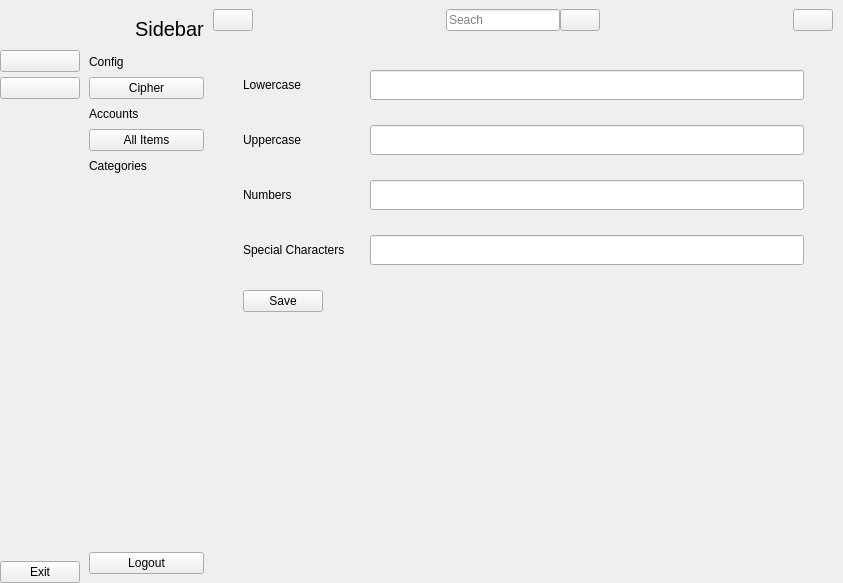
<?xml version="1.0" encoding="UTF-8"?>
<ui version="4.0">
 <class>MainWindow</class>
 <widget class="QMainWindow" name="MainWindow">
  <property name="geometry">
   <rect>
    <x>0</x>
    <y>0</y>
    <width>843</width>
    <height>583</height>
   </rect>
  </property>
  <property name="windowTitle">
   <string>MainWindow</string>
  </property>
  <widget class="QWidget" name="centralwidget">
   <layout class="QGridLayout" name="gridLayout">
    <property name="leftMargin">
     <number>0</number>
    </property>
    <property name="topMargin">
     <number>0</number>
    </property>
    <property name="rightMargin">
     <number>0</number>
    </property>
    <property name="bottomMargin">
     <number>0</number>
    </property>
    <property name="spacing">
     <number>0</number>
    </property>
    <item row="0" column="1">
     <widget class="QWidget" name="full_menu_widget" native="true">
      <layout class="QVBoxLayout" name="verticalLayout_4">
       <item>
        <layout class="QHBoxLayout" name="horizontalLayout_2">
         <item>
          <widget class="QLabel" name="logo_label_2">
           <property name="minimumSize">
            <size>
             <width>40</width>
             <height>40</height>
            </size>
           </property>
           <property name="maximumSize">
            <size>
             <width>40</width>
             <height>40</height>
            </size>
           </property>
           <property name="text">
            <string/>
           </property>
           <property name="pixmap">
            <pixmap resource="static/resource.qrc">:/icon/icon/app_logo.png</pixmap>
           </property>
           <property name="scaledContents">
            <bool>true</bool>
           </property>
          </widget>
         </item>
         <item>
          <widget class="QLabel" name="logo_label_3">
           <property name="font">
            <font>
             <pointsize>15</pointsize>
            </font>
           </property>
           <property name="text">
            <string>Sidebar</string>
           </property>
          </widget>
         </item>
        </layout>
       </item>
       <item>
        <layout class="QVBoxLayout" name="sidebar_btns_2">
         <property name="spacing">
          <number>8</number>
         </property>
         <item>
          <widget class="QLabel" name="vault_text_label">
           <property name="text">
            <string>Config</string>
           </property>
          </widget>
         </item>
         <item>
          <widget class="QPushButton" name="cipher_btn_2">
           <property name="text">
            <string>Cipher</string>
           </property>
           <property name="icon">
            <iconset resource="static/resource.qrc">
             <normaloff>:/icon/icon/vault(off).png</normaloff>
             <normalon>:/icon/icon/vault(on).png</normalon>:/icon/icon/vault(off).png</iconset>
           </property>
           <property name="iconSize">
            <size>
             <width>14</width>
             <height>14</height>
            </size>
           </property>
           <property name="checkable">
            <bool>true</bool>
           </property>
           <property name="autoExclusive">
            <bool>true</bool>
           </property>
          </widget>
         </item>
         <item>
          <widget class="QLabel" name="accounts_text_label">
           <property name="text">
            <string>Accounts</string>
           </property>
          </widget>
         </item>
         <item>
          <widget class="QPushButton" name="accounts_btn_2">
           <property name="text">
            <string>All Items</string>
           </property>
           <property name="icon">
            <iconset resource="static/resource.qrc">
             <normaloff>:/icon/icon/all_items(off).png</normaloff>
             <normalon>:/icon/icon/all_items(on).png</normalon>:/icon/icon/all_items(off).png</iconset>
           </property>
           <property name="iconSize">
            <size>
             <width>14</width>
             <height>14</height>
            </size>
           </property>
           <property name="checkable">
            <bool>true</bool>
           </property>
           <property name="autoExclusive">
            <bool>true</bool>
           </property>
          </widget>
         </item>
         <item>
          <widget class="QLabel" name="categories_text_label">
           <property name="text">
            <string>Categories</string>
           </property>
          </widget>
         </item>
        </layout>
       </item>
       <item>
        <spacer name="verticalSpacer_2">
         <property name="orientation">
          <enum>Qt::Vertical</enum>
         </property>
         <property name="sizeHint" stdset="0">
          <size>
           <width>20</width>
           <height>391</height>
          </size>
         </property>
        </spacer>
       </item>
       <item>
        <widget class="QPushButton" name="logout_btn_2">
         <property name="text">
          <string>Logout</string>
         </property>
        </widget>
       </item>
      </layout>
     </widget>
    </item>
    <item row="0" column="2">
     <widget class="QWidget" name="widget_3" native="true">
      <layout class="QVBoxLayout" name="verticalLayout_5">
       <property name="spacing">
        <number>0</number>
       </property>
       <property name="leftMargin">
        <number>0</number>
       </property>
       <property name="topMargin">
        <number>0</number>
       </property>
       <property name="rightMargin">
        <number>0</number>
       </property>
       <property name="bottomMargin">
        <number>0</number>
       </property>
       <item>
        <widget class="QWidget" name="search_bar" native="true">
         <property name="minimumSize">
          <size>
           <width>0</width>
           <height>40</height>
          </size>
         </property>
         <layout class="QHBoxLayout" name="horizontalLayout_4">
          <property name="spacing">
           <number>0</number>
          </property>
          <property name="leftMargin">
           <number>0</number>
          </property>
          <property name="topMargin">
           <number>0</number>
          </property>
          <property name="rightMargin">
           <number>10</number>
          </property>
          <property name="bottomMargin">
           <number>0</number>
          </property>
          <item>
           <widget class="QPushButton" name="sidebar_btn">
            <property name="text">
             <string/>
            </property>
            <property name="icon">
             <iconset resource="static/resource.qrc">
              <normaloff>:/icon/icon/sidebar_list.ico</normaloff>:/icon/icon/sidebar_list.ico</iconset>
            </property>
            <property name="iconSize">
             <size>
              <width>17</width>
              <height>17</height>
             </size>
            </property>
            <property name="checkable">
             <bool>true</bool>
            </property>
           </widget>
          </item>
          <item>
           <spacer name="horizontalSpacer">
            <property name="orientation">
             <enum>Qt::Horizontal</enum>
            </property>
            <property name="sizeHint" stdset="0">
             <size>
              <width>193</width>
              <height>20</height>
             </size>
            </property>
           </spacer>
          </item>
          <item>
           <layout class="QHBoxLayout" name="horizontalLayout">
            <item>
             <widget class="QLineEdit" name="search_input">
              <property name="placeholderText">
               <string>Seach</string>
              </property>
             </widget>
            </item>
            <item>
             <widget class="QPushButton" name="search_btn">
              <property name="text">
               <string/>
              </property>
              <property name="icon">
               <iconset resource="static/resource.qrc">
                <normaloff>:/icon/icon/search.ico</normaloff>:/icon/icon/search.ico</iconset>
              </property>
             </widget>
            </item>
           </layout>
          </item>
          <item>
           <spacer name="horizontalSpacer_2">
            <property name="orientation">
             <enum>Qt::Horizontal</enum>
            </property>
            <property name="sizeHint" stdset="0">
             <size>
              <width>193</width>
              <height>20</height>
             </size>
            </property>
           </spacer>
          </item>
          <item>
           <widget class="QPushButton" name="add_btn">
            <property name="text">
             <string/>
            </property>
            <property name="icon">
             <iconset resource="static/resource.qrc">
              <normaloff>:/icon/icon/add.png</normaloff>:/icon/icon/add.png</iconset>
            </property>
            <property name="iconSize">
             <size>
              <width>20</width>
              <height>20</height>
             </size>
            </property>
           </widget>
          </item>
         </layout>
        </widget>
       </item>
       <item>
        <widget class="QStackedWidget" name="stackedWidget">
         <property name="currentIndex">
          <number>3</number>
         </property>
         <widget class="QWidget" name="database_page">
          <layout class="QGridLayout" name="gridLayout_2">
           <item row="1" column="1">
            <layout class="QVBoxLayout" name="verticalLayout">
             <item>
              <widget class="QLineEdit" name="login_username">
               <property name="placeholderText">
                <string>Username</string>
               </property>
              </widget>
             </item>
             <item>
              <widget class="QLineEdit" name="login_key">
               <property name="placeholderText">
                <string>Key</string>
               </property>
              </widget>
             </item>
             <item>
              <widget class="QPushButton" name="login_btn">
               <property name="text">
                <string>Login</string>
               </property>
              </widget>
             </item>
             <item>
              <widget class="QPushButton" name="login_register_btn">
               <property name="text">
                <string>Register</string>
               </property>
              </widget>
             </item>
            </layout>
           </item>
           <item row="1" column="0">
            <spacer name="horizontalSpacer_7">
             <property name="orientation">
              <enum>Qt::Horizontal</enum>
             </property>
             <property name="sizeHint" stdset="0">
              <size>
               <width>206</width>
               <height>20</height>
              </size>
             </property>
            </spacer>
           </item>
           <item row="1" column="2">
            <spacer name="horizontalSpacer_8">
             <property name="orientation">
              <enum>Qt::Horizontal</enum>
             </property>
             <property name="sizeHint" stdset="0">
              <size>
               <width>206</width>
               <height>20</height>
              </size>
             </property>
            </spacer>
           </item>
           <item row="0" column="1">
            <spacer name="verticalSpacer_5">
             <property name="orientation">
              <enum>Qt::Vertical</enum>
             </property>
             <property name="sizeHint" stdset="0">
              <size>
               <width>20</width>
               <height>257</height>
              </size>
             </property>
            </spacer>
           </item>
           <item row="2" column="1">
            <spacer name="verticalSpacer_4">
             <property name="orientation">
              <enum>Qt::Vertical</enum>
             </property>
             <property name="sizeHint" stdset="0">
              <size>
               <width>20</width>
               <height>202</height>
              </size>
             </property>
            </spacer>
           </item>
          </layout>
         </widget>
         <widget class="QWidget" name="account_page">
          <layout class="QGridLayout" name="gridLayout_3">
           <item row="0" column="0">
            <widget class="QTableWidget" name="account_table">
             <property name="focusPolicy">
              <enum>Qt::NoFocus</enum>
             </property>
             <property name="frameShape">
              <enum>QFrame::NoFrame</enum>
             </property>
             <property name="editTriggers">
              <set>QAbstractItemView::NoEditTriggers</set>
             </property>
             <property name="selectionMode">
              <enum>QAbstractItemView::SingleSelection</enum>
             </property>
             <property name="selectionBehavior">
              <enum>QAbstractItemView::SelectRows</enum>
             </property>
             <property name="showGrid">
              <bool>false</bool>
             </property>
             <property name="gridStyle">
              <enum>Qt::NoPen</enum>
             </property>
             <property name="rowCount">
              <number>0</number>
             </property>
             <attribute name="horizontalHeaderDefaultSectionSize">
              <number>120</number>
             </attribute>
             <attribute name="horizontalHeaderStretchLastSection">
              <bool>true</bool>
             </attribute>
             <attribute name="verticalHeaderVisible">
              <bool>false</bool>
             </attribute>
             <column>
              <property name="text">
               <string>#</string>
              </property>
             </column>
             <column>
              <property name="text">
               <string>Name</string>
              </property>
             </column>
             <column>
              <property name="text">
               <string>Category</string>
              </property>
             </column>
             <column>
              <property name="text">
               <string>Operation</string>
              </property>
             </column>
            </widget>
           </item>
          </layout>
         </widget>
         <widget class="QWidget" name="view_page">
          <layout class="QGridLayout" name="gridLayout_5">
           <property name="leftMargin">
            <number>30</number>
           </property>
           <property name="topMargin">
            <number>30</number>
           </property>
           <property name="rightMargin">
            <number>30</number>
           </property>
           <property name="verticalSpacing">
            <number>25</number>
           </property>
           <item row="0" column="0">
            <layout class="QHBoxLayout" name="horizontalLayout_6">
             <item>
              <widget class="QPushButton" name="back_btn">
               <property name="minimumSize">
                <size>
                 <width>30</width>
                 <height>30</height>
                </size>
               </property>
               <property name="maximumSize">
                <size>
                 <width>30</width>
                 <height>30</height>
                </size>
               </property>
               <property name="text">
                <string/>
               </property>
               <property name="icon">
                <iconset resource="static/resource.qrc">
                 <normaloff>:/icon/icon/back.png</normaloff>:/icon/icon/back.png</iconset>
               </property>
              </widget>
             </item>
             <item>
              <spacer name="horizontalSpacer_6">
               <property name="orientation">
                <enum>Qt::Horizontal</enum>
               </property>
               <property name="sizeHint" stdset="0">
                <size>
                 <width>40</width>
                 <height>20</height>
                </size>
               </property>
              </spacer>
             </item>
             <item>
              <widget class="QLabel" name="account_title">
               <property name="minimumSize">
                <size>
                 <width>200</width>
                 <height>0</height>
                </size>
               </property>
               <property name="maximumSize">
                <size>
                 <width>200</width>
                 <height>16777215</height>
                </size>
               </property>
               <property name="text">
                <string>Account View</string>
               </property>
              </widget>
             </item>
             <item>
              <spacer name="horizontalSpacer_5">
               <property name="orientation">
                <enum>Qt::Horizontal</enum>
               </property>
               <property name="sizeHint" stdset="0">
                <size>
                 <width>40</width>
                 <height>20</height>
                </size>
               </property>
              </spacer>
             </item>
            </layout>
           </item>
           <item row="2" column="0">
            <widget class="QLineEdit" name="key_input">
             <property name="minimumSize">
              <size>
               <width>0</width>
               <height>50</height>
              </size>
             </property>
             <property name="maximumSize">
              <size>
               <width>16777215</width>
               <height>50</height>
              </size>
             </property>
             <property name="placeholderText">
              <string>Password key</string>
             </property>
            </widget>
           </item>
           <item row="4" column="0">
            <widget class="QLineEdit" name="password_output">
             <property name="minimumSize">
              <size>
               <width>0</width>
               <height>50</height>
              </size>
             </property>
             <property name="maximumSize">
              <size>
               <width>16777215</width>
               <height>50</height>
              </size>
             </property>
             <property name="readOnly">
              <bool>true</bool>
             </property>
             <property name="placeholderText">
              <string>Password display</string>
             </property>
            </widget>
           </item>
           <item row="5" column="0">
            <spacer name="verticalSpacer_3">
             <property name="orientation">
              <enum>Qt::Vertical</enum>
             </property>
             <property name="sizeHint" stdset="0">
              <size>
               <width>20</width>
               <height>57</height>
              </size>
             </property>
            </spacer>
           </item>
           <item row="1" column="0">
            <layout class="QGridLayout" name="gridLayout_4">
             <item row="0" column="2">
              <widget class="QPlainTextEdit" name="username_text">
               <property name="minimumSize">
                <size>
                 <width>0</width>
                 <height>30</height>
                </size>
               </property>
               <property name="maximumSize">
                <size>
                 <width>16777215</width>
                 <height>30</height>
                </size>
               </property>
               <property name="readOnly">
                <bool>true</bool>
               </property>
              </widget>
             </item>
             <item row="0" column="0">
              <widget class="QLabel" name="username_title">
               <property name="text">
                <string>Username</string>
               </property>
              </widget>
             </item>
             <item row="1" column="0">
              <widget class="QLabel" name="url_title">
               <property name="text">
                <string>URL</string>
               </property>
              </widget>
             </item>
             <item row="2" column="0">
              <widget class="QLabel" name="notes_title">
               <property name="text">
                <string>Notes</string>
               </property>
              </widget>
             </item>
             <item row="1" column="2">
              <widget class="QPlainTextEdit" name="url_text">
               <property name="minimumSize">
                <size>
                 <width>0</width>
                 <height>30</height>
                </size>
               </property>
               <property name="maximumSize">
                <size>
                 <width>16777215</width>
                 <height>30</height>
                </size>
               </property>
               <property name="readOnly">
                <bool>true</bool>
               </property>
              </widget>
             </item>
             <item row="2" column="2">
              <widget class="QPlainTextEdit" name="notes_text">
               <property name="minimumSize">
                <size>
                 <width>0</width>
                 <height>30</height>
                </size>
               </property>
               <property name="maximumSize">
                <size>
                 <width>16777215</width>
                 <height>16777215</height>
                </size>
               </property>
               <property name="baseSize">
                <size>
                 <width>30</width>
                 <height>30</height>
                </size>
               </property>
               <property name="readOnly">
                <bool>true</bool>
               </property>
              </widget>
             </item>
            </layout>
           </item>
           <item row="3" column="0">
            <layout class="QHBoxLayout" name="horizontalLayout_5">
             <item>
              <spacer name="horizontalSpacer_3">
               <property name="orientation">
                <enum>Qt::Horizontal</enum>
               </property>
               <property name="sizeHint" stdset="0">
                <size>
                 <width>40</width>
                 <height>20</height>
                </size>
               </property>
              </spacer>
             </item>
             <item>
              <widget class="QPushButton" name="generate_btn">
               <property name="minimumSize">
                <size>
                 <width>200</width>
                 <height>35</height>
                </size>
               </property>
               <property name="maximumSize">
                <size>
                 <width>200</width>
                 <height>35</height>
                </size>
               </property>
               <property name="text">
                <string>Generate Password</string>
               </property>
              </widget>
             </item>
             <item>
              <spacer name="horizontalSpacer_4">
               <property name="orientation">
                <enum>Qt::Horizontal</enum>
               </property>
               <property name="sizeHint" stdset="0">
                <size>
                 <width>40</width>
                 <height>20</height>
                </size>
               </property>
              </spacer>
             </item>
            </layout>
           </item>
          </layout>
         </widget>
         <widget class="QWidget" name="config_page">
          <layout class="QVBoxLayout" name="verticalLayout_2">
           <property name="spacing">
            <number>25</number>
           </property>
           <property name="leftMargin">
            <number>30</number>
           </property>
           <property name="topMargin">
            <number>30</number>
           </property>
           <property name="rightMargin">
            <number>39</number>
           </property>
           <item>
            <layout class="QGridLayout" name="gridLayout_6">
             <item row="0" column="0">
              <widget class="QLabel" name="lowecase_label">
               <property name="text">
                <string>Lowercase</string>
               </property>
              </widget>
             </item>
             <item row="0" column="1">
              <widget class="QLineEdit" name="lowercase_input">
               <property name="minimumSize">
                <size>
                 <width>0</width>
                 <height>30</height>
                </size>
               </property>
              </widget>
             </item>
             <item row="1" column="0">
              <widget class="QLabel" name="uppercase_label">
               <property name="text">
                <string>Uppercase</string>
               </property>
              </widget>
             </item>
             <item row="1" column="1">
              <widget class="QLineEdit" name="uppercase_input">
               <property name="minimumSize">
                <size>
                 <width>0</width>
                 <height>30</height>
                </size>
               </property>
              </widget>
             </item>
             <item row="2" column="0">
              <widget class="QLabel" name="numbers_label">
               <property name="text">
                <string>Numbers</string>
               </property>
              </widget>
             </item>
             <item row="2" column="1">
              <widget class="QLineEdit" name="numbers_input">
               <property name="minimumSize">
                <size>
                 <width>0</width>
                 <height>30</height>
                </size>
               </property>
              </widget>
             </item>
             <item row="3" column="0">
              <widget class="QLabel" name="special_label">
               <property name="text">
                <string>Special Characters</string>
               </property>
              </widget>
             </item>
             <item row="3" column="1">
              <widget class="QLineEdit" name="special_input">
               <property name="minimumSize">
                <size>
                 <width>0</width>
                 <height>30</height>
                </size>
               </property>
              </widget>
             </item>
            </layout>
           </item>
           <item>
            <layout class="QHBoxLayout" name="horizontalLayout_7">
             <item>
              <widget class="QPushButton" name="config_save">
               <property name="text">
                <string>Save</string>
               </property>
              </widget>
             </item>
             <item>
              <spacer name="horizontalSpacer_9">
               <property name="orientation">
                <enum>Qt::Horizontal</enum>
               </property>
               <property name="sizeHint" stdset="0">
                <size>
                 <width>40</width>
                 <height>20</height>
                </size>
               </property>
              </spacer>
             </item>
            </layout>
           </item>
           <item>
            <spacer name="verticalSpacer_6">
             <property name="orientation">
              <enum>Qt::Vertical</enum>
             </property>
             <property name="sizeHint" stdset="0">
              <size>
               <width>20</width>
               <height>286</height>
              </size>
             </property>
            </spacer>
           </item>
          </layout>
         </widget>
        </widget>
       </item>
      </layout>
     </widget>
    </item>
    <item row="0" column="0">
     <widget class="QWidget" name="icon_only_widget" native="true">
      <layout class="QVBoxLayout" name="verticalLayout_3">
       <property name="spacing">
        <number>0</number>
       </property>
       <property name="leftMargin">
        <number>0</number>
       </property>
       <property name="topMargin">
        <number>0</number>
       </property>
       <property name="rightMargin">
        <number>0</number>
       </property>
       <property name="bottomMargin">
        <number>0</number>
       </property>
       <item>
        <layout class="QHBoxLayout" name="horizontalLayout_3">
         <item>
          <widget class="QLabel" name="logo_label_1">
           <property name="minimumSize">
            <size>
             <width>50</width>
             <height>50</height>
            </size>
           </property>
           <property name="maximumSize">
            <size>
             <width>50</width>
             <height>50</height>
            </size>
           </property>
           <property name="text">
            <string/>
           </property>
           <property name="pixmap">
            <pixmap resource="static/resource.qrc">:/icon/icon/app_logo.png</pixmap>
           </property>
           <property name="scaledContents">
            <bool>true</bool>
           </property>
          </widget>
         </item>
        </layout>
       </item>
       <item>
        <layout class="QVBoxLayout" name="sidebar_btns_1">
         <property name="spacing">
          <number>5</number>
         </property>
         <item>
          <widget class="QPushButton" name="cipher_btn_1">
           <property name="text">
            <string/>
           </property>
           <property name="icon">
            <iconset resource="static/resource.qrc">
             <normaloff>:/icon/icon/vault(off).png</normaloff>
             <normalon>:/icon/icon/vault(on).png</normalon>:/icon/icon/vault(off).png</iconset>
           </property>
           <property name="iconSize">
            <size>
             <width>20</width>
             <height>20</height>
            </size>
           </property>
           <property name="checkable">
            <bool>true</bool>
           </property>
           <property name="autoExclusive">
            <bool>true</bool>
           </property>
          </widget>
         </item>
         <item>
          <widget class="QPushButton" name="accounts_btn_1">
           <property name="text">
            <string/>
           </property>
           <property name="icon">
            <iconset resource="static/resource.qrc">
             <normaloff>:/icon/icon/all_items(off).png</normaloff>
             <normalon>:/icon/icon/all_items(on).png</normalon>:/icon/icon/all_items(off).png</iconset>
           </property>
           <property name="iconSize">
            <size>
             <width>20</width>
             <height>20</height>
            </size>
           </property>
           <property name="checkable">
            <bool>true</bool>
           </property>
           <property name="autoExclusive">
            <bool>true</bool>
           </property>
          </widget>
         </item>
        </layout>
       </item>
       <item>
        <spacer name="verticalSpacer">
         <property name="orientation">
          <enum>Qt::Vertical</enum>
         </property>
         <property name="sizeHint" stdset="0">
          <size>
           <width>20</width>
           <height>465</height>
          </size>
         </property>
        </spacer>
       </item>
       <item>
        <widget class="QPushButton" name="logout_btn_1">
         <property name="text">
          <string>Exit</string>
         </property>
        </widget>
       </item>
      </layout>
     </widget>
    </item>
   </layout>
  </widget>
 </widget>
 <resources>
  <include location="static/resource.qrc"/>
  <include location="../../../Sidebar/resource.qrc"/>
 </resources>
 <connections>
  <connection>
   <sender>accounts_btn_1</sender>
   <signal>toggled(bool)</signal>
   <receiver>accounts_btn_2</receiver>
   <slot>setChecked(bool)</slot>
   <hints>
    <hint type="sourcelabel">
     <x>38</x>
     <y>113</y>
    </hint>
    <hint type="destinationlabel">
     <x>96</x>
     <y>145</y>
    </hint>
   </hints>
  </connection>
  <connection>
   <sender>accounts_btn_2</sender>
   <signal>toggled(bool)</signal>
   <receiver>accounts_btn_1</receiver>
   <slot>setChecked(bool)</slot>
   <hints>
    <hint type="sourcelabel">
     <x>170</x>
     <y>138</y>
    </hint>
    <hint type="destinationlabel">
     <x>47</x>
     <y>113</y>
    </hint>
   </hints>
  </connection>
  <connection>
   <sender>sidebar_btn</sender>
   <signal>toggled(bool)</signal>
   <receiver>icon_only_widget</receiver>
   <slot>setVisible(bool)</slot>
   <hints>
    <hint type="sourcelabel">
     <x>221</x>
     <y>23</y>
    </hint>
    <hint type="destinationlabel">
     <x>42</x>
     <y>270</y>
    </hint>
   </hints>
  </connection>
  <connection>
   <sender>sidebar_btn</sender>
   <signal>toggled(bool)</signal>
   <receiver>full_menu_widget</receiver>
   <slot>setHidden(bool)</slot>
   <hints>
    <hint type="sourcelabel">
     <x>228</x>
     <y>17</y>
    </hint>
    <hint type="destinationlabel">
     <x>166</x>
     <y>248</y>
    </hint>
   </hints>
  </connection>
  <connection>
   <sender>cipher_btn_2</sender>
   <signal>toggled(bool)</signal>
   <receiver>cipher_btn_1</receiver>
   <slot>setChecked(bool)</slot>
   <hints>
    <hint type="sourcelabel">
     <x>142</x>
     <y>88</y>
    </hint>
    <hint type="destinationlabel">
     <x>63</x>
     <y>64</y>
    </hint>
   </hints>
  </connection>
  <connection>
   <sender>cipher_btn_1</sender>
   <signal>toggled(bool)</signal>
   <receiver>cipher_btn_2</receiver>
   <slot>setChecked(bool)</slot>
   <hints>
    <hint type="sourcelabel">
     <x>67</x>
     <y>74</y>
    </hint>
    <hint type="destinationlabel">
     <x>112</x>
     <y>97</y>
    </hint>
   </hints>
  </connection>
 </connections>
</ui>
